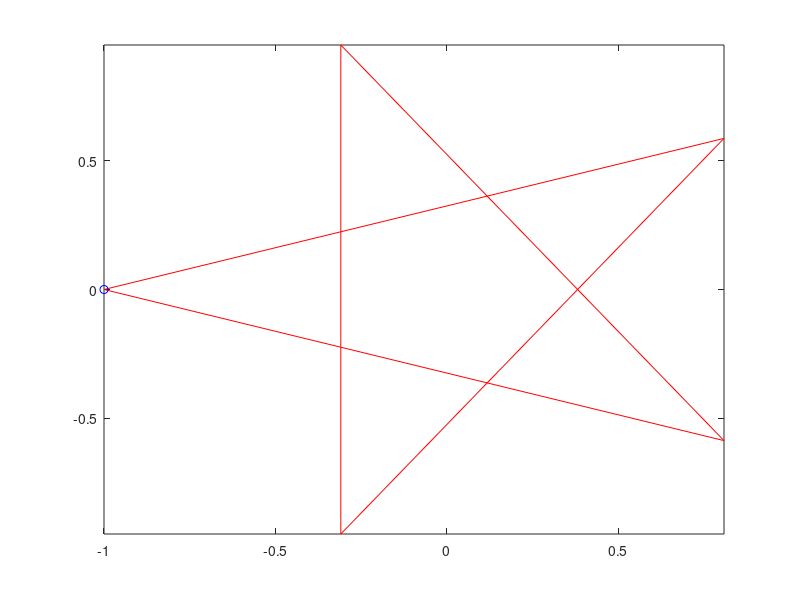

MATLAB code to generate this figure:
%Limpieza de pantalla
clear all
close all
clc


%Ejemplo 1**************************************************************
%Flor de 3 petalos

%Graficación de la trayectoria en coordenadas polares
%Definimos el parámetro theta como un vector en radianes
theta=0:pi/100:pi;
%Definimos el parámetro r como una función respecto a theta
r=5*cos(3*theta);
%Se ingresan parametros a la función polar para la representación gráfica (theta(radianes), r)
%figure(1)
%polarplot(theta,r)


%Graficación de la trayectoria en coordenadas cartesianas
%Trasformamos las coordenas polares a cartesianas
x= r.*cos(theta);
y=r.*sin(theta);

%graficamos la trayectoria
%figure(2)
%comet(x,y)


%Graficación de la trayectoria en coordenadas paramétricas

%Se define el parámetro "t" de parametrización sobre el cual se realizará
%la proyección de trayectoria
tiempo=[0:0.01:10];

%Se normaliza el intervalo de tiempo al intervalo de variación del ángulo
%theta
t= normalize(tiempo,"range",[0,pi]);

%Obtenemos las ecuaciones dependientes del tiempo
x= 5*cos(3*t).*cos(t);
y=5*cos(3*t).*sin(t);
%graficamos la trayectoria
%figure(3)
%comet(x,y)




%Ejemplo 2**************************************************************
%Estrella

%Graficación de la trayectoria en coordenadas polares
%Definimos el parámetro theta como un vector en radianes
theta2=pi/2:4/5*pi:4.8*pi;
%Definimos el parámetro r como una función respecto a theta
r2=ones(1,6);
%Se ingresan parametros a la función polar para la representación gráfica (theta(radianes), r)
%figure(4)
%polarplot(theta2,r2)


%Graficación de la trayectoria en coordenadas cartesianas
%Trasformamos las coordenas polares a cartesianas
x2= r2.*cos(theta2);
y2=r2.*sin(theta2);

%graficamos la trayectoria
%figure(5)
%comet(x2,y2)


%Graficación de la trayectoria en coordenadas paramétricas

%Se define el parámetro "t" de parametrización sobre el cual se realizará
%la proyección de trayectoria
tiempo=[1:1:6];

%Se normaliza el intervalo de tiempo al intervalo de variación del ángulo
%theta
t2= normalize(tiempo,"range",[pi,5*pi]);

%Obtenemos las ecuaciones dependientes del tiempo
x3= ones(1,6).*cos(t2);
y3=ones(1,6).*sin(t2);

%graficamos la trayectoria
figure(6)
comet(x3, y3)